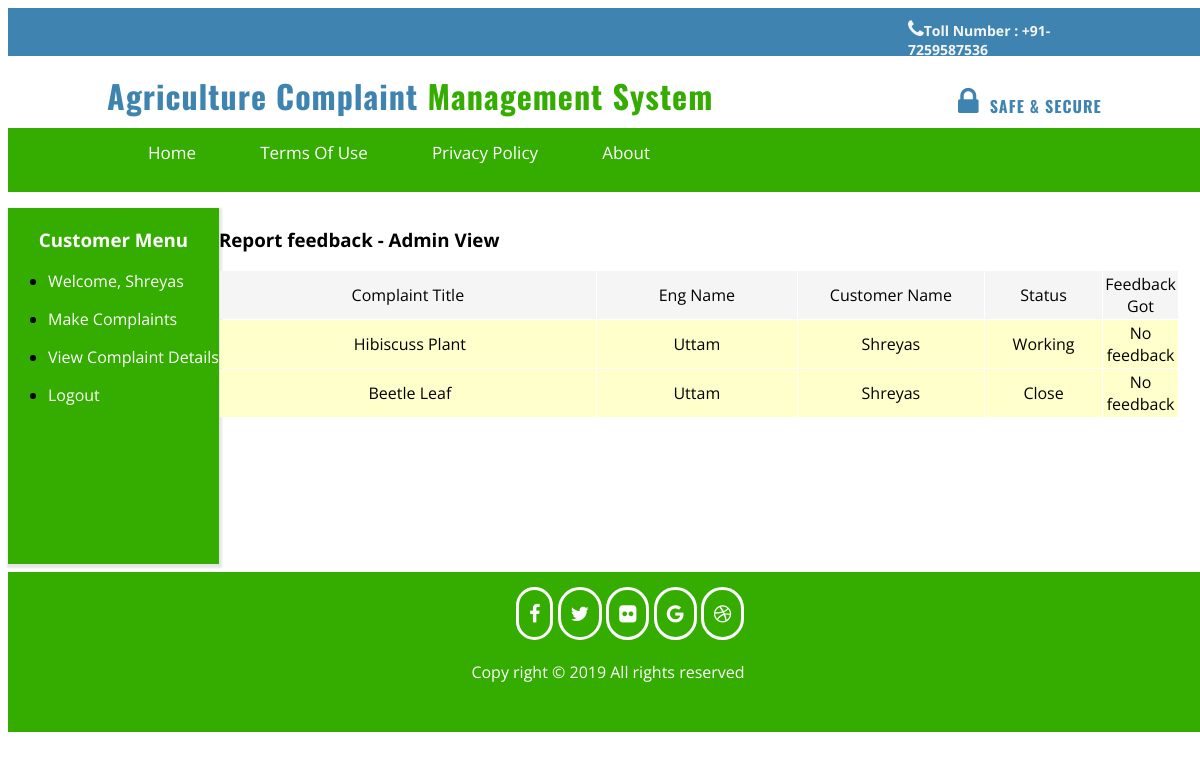
Page /view.php?mod=admin&view=feedback&id=feedback (signed in) on the committed database.
### tables this page shows
CREATE TABLE IF NOT EXISTS `tbl_complains` (
  `cid` int(10) NOT NULL AUTO_INCREMENT,
  `cust_id` int(10) NOT NULL,
  `cust_name` varchar(40) NOT NULL,
  `comp_type` varchar(40) NOT NULL,
  `comp_title` varchar(200) NOT NULL,
  `comp_desc` text NOT NULL,
  `status` varchar(20) NOT NULL,
  `eng_id` int(10) NOT NULL,
  `eng_name` varchar(40) NOT NULL,
  `eng_comment` varchar(240) NOT NULL,
  `create_date` datetime NOT NULL,
  `close_date` datetime NOT NULL,
  PRIMARY KEY (`cid`)
);

### view.php (called while the page is built, shortened)
<?php
require_once './include/template.php';
?>

### library/database.php (called while the page is built, shortened)
<?php
require_once 'config.php';
$dbConn = mysqli_connect ($dbHost, $dbUser, $dbPass) or die ('mysqli connect failed. ' . mysqli_error($dbConn));
mysqli_select_db($dbConn,$dbName) or die('Cannot select database. ' . mysqli_error($dbConn));
function dbQuery($sql)
{
    global $dbConn;
	$result = mysqli_query($dbConn,$sql) or die(mysqli_error($dbConn));
	return $result;
}
function dbFetchAssoc($result)
{
	return mysqli_fetch_assoc($result);
}
?>

### adminFeedback.php (the view, shortened to what this page needs)
<?php
$id = $_GET['id'];
?>
<head>
</head>
<h3>Report <?php echo $id;?> - Admin View</h3>
<form action="" method="post"  name="frmListUser" id="frmListUser" style="animation-delay: 1s;animation-name: zoomIn;" data-wow-delay="1s" class="wow zoomIn animated animated">
    <table width="100%" border="0" align="center" cellpadding="2" cellspacing="1" class="text">
        <tr align="center" id="listTableHeader" bgcolor="#f5f5f5">
            <td width="583">Complaint Title</td>
            <td width="303">Eng Name </td>
            <td width="260">Customer Name </td>
            <td width="150">Status</td>
            <td>Feedback Got</td>
        </tr>
        <?php
        $sql = "SELECT *
			FROM tbl_complains
			ORDER BY create_date DESC";
        $result = dbQuery($sql);
        while($row = dbFetchAssoc($result)) {
            extract($row);
            if($feedback==""){
                $senti_result="No feedback";
            }else {
                $data = [$feedback];
                include "include/senti.php";
            }
            ?>
            <tr bgcolor="#ffffcc" style="height:25px;" class=<?= $senti_result; ?>>
                <td align="center">&nbsp;<?php echo $comp_title; ?></td>
                <td width="303" align="center"><?php echo ucwords($eng_name); ?></td>
                <td width="260" align="center"><?php echo ucwords($cust_name); ?></td>
                <td width="150" align="center"><?php echo ucwords($status); ?></td>
                <td align="center"><?php echo $senti_result; ?></td>
            </tr>
            <?php
        }
        ?>
        <tr>
            <td colspan="5">&nbsp;</td>
        </tr>
        <tr>
            <td colspan="5" align="right">&nbsp;</td>
        </tr>
    </table>
    <p>&nbsp;</p>
</form>
<p>&nbsp;</p>

### include/template.php (shortened to what this page needs)
<?php
$self = WEB_ROOT . 'loginCheck.php';
?>
<html>
<head>
</head>
<body>
<?php $root=$_SERVER['DOCUMENT_ROOT']."/cms/";
$head = $root . "header.php";
$footer=$root."footer.php";
include $head;
?>
<div style="display: flex">
<?php
include("menu.php"); ?>
<div style="float: right;width: 80%">
<?php
require_once $content;
?>
</div>
</div>
<?php
include $footer;
?>
</body>
</html>

### header.php (shortened to what this page needs)
<!DOCTYPE>
<html lang="en">
<head>
    <link rel="stylesheet" href="include/style.css">
    <link rel="stylesheet" href="https://cdnjs.cloudflare.com/ajax/libs/font-awesome/4.7.0/css/font-awesome.min.css">
    <link rel="stylesheet" href="include/animate.css">
</head>
<div id="top">
    <div style="float: left;margin: -3px 8%;width: 30%;animation-delay: 0.5s; animation-name: zoomInLeft;" class="wow zoomInLeft animated animated" data-wow-delay=".5s"></div>
    <div style="float: right;margin: -3px 8%;width: 17%;animation-delay: 0.5s; animation-name: zoomInRight;" class="wow zoomInRight animated animated" data-wow-delay=".5s""><p><b><i class="fa fa-phone" style="font-size: 20px"></i>Toll Number : +91-7259587536</b></p></div>
</div>
<div id="head">
    <div style="float: left;margin: -3px 1.5%;width: 75%;">
        <h1 class="wow zoomIn animated animated" data-wow-delay=".5s" style=" animation-delay: 0.5s; animation-name: zoomIn;">Agriculture Complaint<span> Management System</span></h1>
    </div>
    <div style="float: right;width: 20%;margin:0 10px;animation-delay: 0.5s; animation-name: zoomIn;" class="wow zoomIn animated animated" data-wow-delay=".5s">
        <p class="head"><i class="fa fa-lock" style="font-size: 2em"></i><b>&nbsp SAFE & SECURE</b></p>
    </div>
</div>
<div class="menu_bar">
    <?php if (!isset($_SESSION['user_id'])) {
     ?>
    <ul class="wow shake animated animated" data-wow-delay=".5s" style="animation-delay: .8s;animation-name: shake">
        <li><a href="index.php">Home</a></li>
        <li><a href="index.php?head=Terms Of Use">Terms Of Use</a></li>
        <li><a href="index.php?head=Privacy Policy">Privacy Policy</a></li>
        <li><a href="index.php?head=About">About</a></li>
    </ul>
    <?php }else{?>
        <ul class="wow shake animated animated" data-wow-delay=".5s" style="animation-delay: .8s;animation-name: shake">
            <li><a href="view.php?mod=<?=$_SESSION['user_type']; ?>&view=main&head=main.php">Home</a></li>
            <li><a href="view.php?mod=<?=$_SESSION['user_type']; ?>&view=loginbody&head=Terms Of Use">Terms Of Use</a></li>
            <li><a href="view.php?mod=<?=$_SESSION['user_type']; ?>&view=loginbody&head=Privacy Policy">Privacy Policy</a></li>
            <li><a href="view.php?mod=<?=$_SESSION['user_type']; ?>&view=loginbody&head=About">About</a></li>
        </ul>
    <?php } ?>
</div>
</html>

### include/menu.php (shortened to what this page needs)
<head>
</head>
<?php
if($_SESSION['user_type'] == 'customer'){
?>
<div style="box-shadow: 1px 2px 2px 2px rgba(0,0,0,0.1);background: #34ad00">
    <div align="center"><h3 style="color: white">Customer Menu</h3></div>
		  <ul>
			<li><a href="<?php echo WEB_ROOT; ?>">Welcome,&nbsp;<?php echo $_SESSION['user_name']; ?></a></li>
			<li><a href="<?php echo WEB_ROOT; ?>view.php?mod=customer&view=makeComplain">Make Complaints</a></li>
			<li><a href="<?php echo WEB_ROOT; ?>view.php?mod=customer&view=compDetails">View Complaint Details</a></li>
			<li><a href="<?php echo $self; ?>?logOut">Logout</a></li>
		  </ul>
</div>
<?php
}else if($_SESSION['user_type'] == 'employee'){
?>
<div style="box-shadow: 1px 2px 2px 2px rgba(0,0,0,0.1);background: #34ad00">
    <div align="center"><h3 style="color: white">Engineers Menu</h3></div>
		  <ul>
			<li><a href="<?php echo WEB_ROOT; ?>">Welcome,&nbsp;<?php echo $_SESSION['user_name']; ?></a></li>
              <hr style="border: white">
			<li><a href="<?php echo WEB_ROOT; ?>view.php?mod=employee&view=viewComplain">View Assign Complaints</a></li>
              <hr style="border: white">
			<li><a href="<?php echo WEB_ROOT; ?>view.php?mod=employee&view=viewComplainClose">Resolve Complaint</a></li>
              <hr style="border: white">
			<li><a href="<?php echo $self; ?>?logOut">Logout</a></li>
		  </ul>
</div>
<?php
}else if($_SESSION['user_type'] == 'admin'){
?>
<div style="box-shadow: 1px 2px 2px 2px rgba(0,0,0,0.1);background: #34ad00">
    <div align="center"><h3 style="color: white">Admin Menu</h3></div>
		  <ul>
			<li><a href="<?php echo WEB_ROOT; ?>">Welcome,&nbsp;<?php echo ucwords($_SESSION['user_name']); ?></a></li>
              <hr style="border: white">
			<li><a href="<?php echo WEB_ROOT; ?>view.php?mod=admin&view=compDetails">Assign Complaints</a></li>
              <hr style="border: white">
			<li><a href="<?php echo WEB_ROOT; ?>view.php?mod=admin&view=vDetails">View Complaints</a></li>
              <hr style="border: white">
			<li><a href="<?php echo WEB_ROOT; ?>view.php?mod=admin&view=compCloseDetails">View Close Complaints</a></li>
              <hr style="border: white">
			<li><a href="<?php echo WEB_ROOT; ?>view.php?mod=admin&view=enggDetails">Engineer Details</a></li>
              <hr style="border: white">
			<li><a href="<?php echo WEB_ROOT; ?>view.php?mod=admin&view=custDetails">Customer Details</a></li>
              <hr style="border: white">
			<li><a href="<?php echo WEB_ROOT; ?>view.php?mod=admin&view=reports">Reports</a></li>
              <hr style="border: white">
			<li><a href="<?php echo $self; ?>?logOut">Logout</a></li>
		  </ul>
</div>
<?php
}
?>

### footer.php (shortened to what this page needs)
<div class="footer wow fadeIn animated animated" data-wow-delay=".5s" style="animation-delay: .5s;animation-name: fadeIn;" >
    <hr color="#34ad00">
    <hr color="#34ad00">
    <ul class="wow fadeInDown animated animated" data-wow-delay="1s" style="animation-delay: 1s;animation-name: fadeInDown">
        <li><a href="#"><i class="fa fa-facebook"></i></a></li>
        <li><a href="#"><i class="fa fa-twitter"></i></a></li>
        <li><a href="#"><i class="fa fa-flickr"></i></a></li>
        <li><a href="#"><i class="fa fa-google"></i></a></li>
        <li><a href="#"><i class="fa fa-dribbble"></i></a></li>
    </ul>
    <hr color="#34ad00">
    <p align="center">Copy right &copy; 2019 All rights reserved</p>
</div>

### include/style.css (style rules this page uses)
body { width: 100%; height: 100%; font-family: 'Open Sans',sans-serif; }
#top { height: 6%; background: #3F84B1; color: whitesmoke; font-size: 14px; }
#head,.head { font-weight: 400; font-family: 'Oswald', sans-serif; letter-spacing: 1px; color: #3F84B1; }
#head { height: 7%; }
#head h1 { margin-left: 9%; line-height: 16px; }
#head span { color: #34ad00; }
.menu_bar { height: 8%; background: #34ad00; }
.menu_bar ul { list-style-type: none; color: white; line-height: 50px; margin-left: 70px; }
.menu_bar li { display: inline; font-size: 17px; font-family: 'Open Sans',sans-serif; }
.menu_bar li a { padding:30px; text-decoration: none; color: white; }
.footer { height: 20%; background: #34ad00; color: white; }
.footer ul { list-style-type: none; margin-left: 39%; }
.footer ul li { display: inline; padding: 10px; font-size: 20px; border-radius: 25px; border:3px solid white; }
.footer ul li a { color: white; }
.wow { visibility: hidden; }

### include/menu.php (style rules this page uses)
a { color: white; text-decoration: none; }

### rows in the picture
tbl_complains: comp_title "Hibiscuss Plant", eng_name "Uttam", cust_name "Shreyas", status "Working", senti_result "No feedback"
tbl_complains: comp_title "Beetle Leaf", eng_name "Uttam", cust_name "Shreyas", status "Close", senti_result "No feedback"

### other values in the picture
$_SESSION['user_name'] "Shreyas"
$id "feedback"
